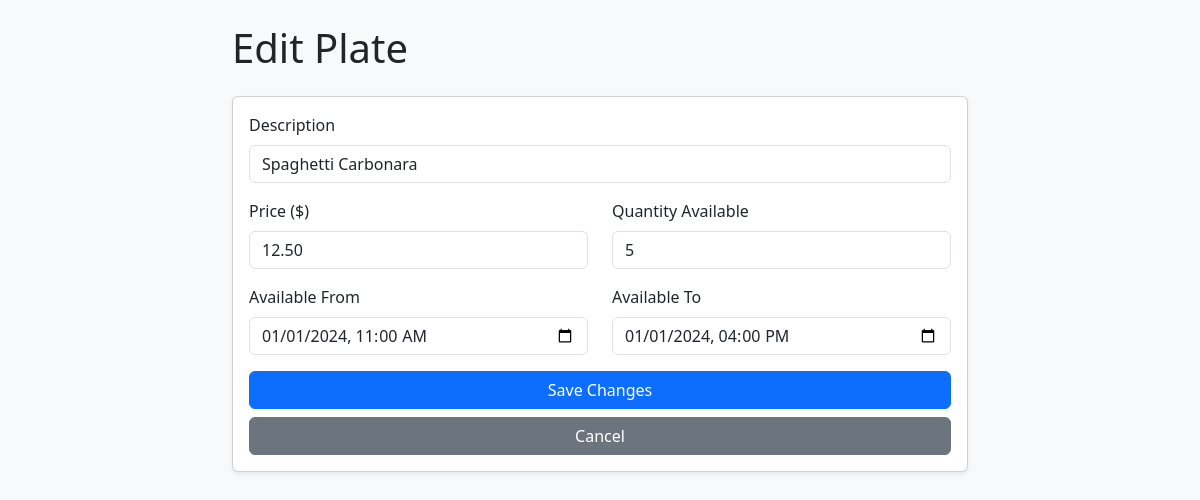
Page /edit_plate.php?id=1 (signed in) on the committed database.
### tables this page shows
CREATE TABLE Plates (
    id INT AUTO_INCREMENT PRIMARY KEY,
    owner_id INT NOT NULL,
    description VARCHAR(256),
    available_from DATETIME NOT NULL,
    available_to DATETIME NOT NULL,
    price DECIMAL(10,2) NOT NULL,
    quantity_available INT NOT NULL,
    FOREIGN KEY (owner_id) REFERENCES Users(id)
);

### edit_plate.php (the view, shortened to what this page needs)
<?php
$plateData = null;
global $db_conn;
if (isset($_GET['id'])) {
    $plate_id = intval($_GET['id']);
    $owner_id = $_SESSION['user']['id'];
    $stmt = $db_conn->prepare("SELECT * FROM Plates WHERE id = ? AND owner_id = ?");
    $stmt->bind_param("ii", $plate_id, $owner_id);
    $stmt->execute();
    $result = $stmt->get_result();
    $plateData = $result->fetch_assoc();
} else {
    header("Location: restaurant_homepage.php");
    exit();
}
?>
<!DOCTYPE html>
<html lang="en">
<head>
    <link href="https://cdn.jsdelivr.net/npm/bootstrap@5.3.0/dist/css/bootstrap.min.css" rel="stylesheet">
</head>
<body class="bg-light">
<div class="container py-4">
    <div class="row justify-content-center">
        <div class="col-md-8">
            <h1 class="mb-4">Edit Plate</h1>
            <div class="card shadow-sm">
                <div class="card-body">
                    <form method="post">
                        <div class="mb-3">
                            <label class="form-label">Description</label>
                            <input type="text" name="description" class="form-control"
                                   value="<?php echo htmlspecialchars($plateData['description']); ?>" required>
                        </div>
                        <div class="row mb-3">
                            <div class="col">
                                <label class="form-label">Price ($)</label>
                                <input type="number" step="0.01" name="price" class="form-control"
                                       value="<?php echo htmlspecialchars($plateData['price']); ?>" required>
                            </div>
                            <div class="col">
                                <label class="form-label">Quantity Available</label>
                                <input type="number" name="quantity" class="form-control"
                                       value="<?php echo intval($plateData['quantity_available']); ?>" required>
                            </div>
                        </div>
                        <div class="row mb-3">
                            <div class="col">
                                <label class="form-label">Available From</label>
                                <input type="datetime-local" name="available_from" class="form-control"
                                       value="<?php echo date('Y-m-d\TH:i', strtotime($plateData['available_from'])); ?>" required>
                            </div>
                            <div class="col">
                                <label class="form-label">Available To</label>
                                <input type="datetime-local" name="available_to" class="form-control"
                                       value="<?php echo date('Y-m-d\TH:i', strtotime($plateData['available_to'])); ?>" required>
                            </div>
                        </div>
                        <div class="d-grid gap-2">
                            <button type="submit" class="btn btn-primary">Save Changes</button>
                            <a href="restaurant_homepage.php" class="btn btn-secondary">Cancel</a>
                        </div>
                    </form>
                </div>
            </div>
        </div>
    </div>
</div>
</body>
</html>

### rows in the picture
plates: description "Spaghetti Carbonara", price "12.50", quantity "5", available_from "01/01/2024 11:00", available_to "01/01/2024 16:00"
